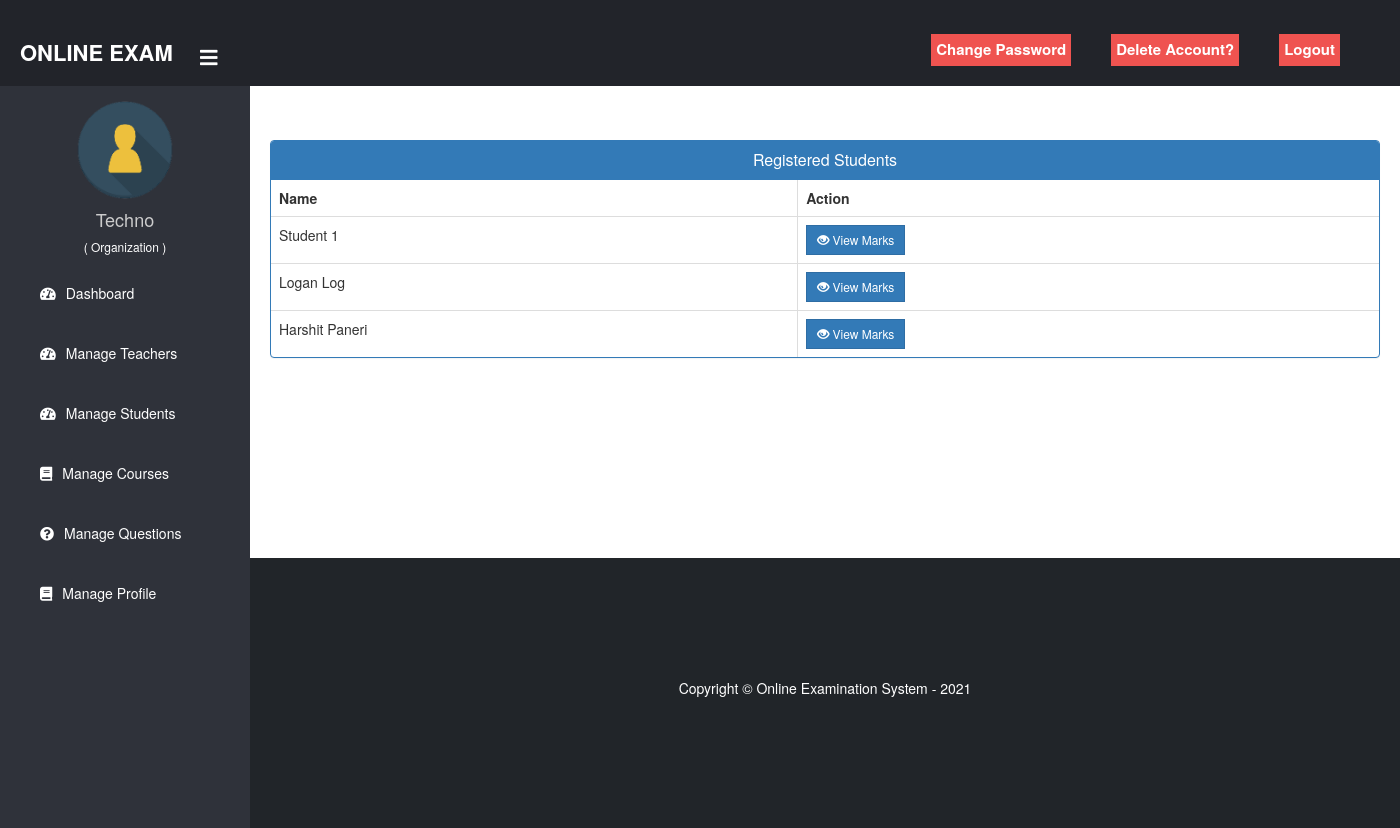
Screenshot of /organization/organization-view-student-marks (signed in) with the database file from the repository.
### student/models.py (models this page shows, shortened)
class Student(models.Model):
    user=models.OneToOneField(User,on_delete=models.CASCADE)
    address = models.CharField(max_length=40)
    mobile = models.CharField(max_length=20,null=False)
    organization = models.ForeignKey(Organization,on_delete=models.CASCADE)
    @property
    def get_name(self):
        return self.user.first_name+" "+self.user.last_name

### organization/views.py (the view)
# urls.py: path('organization-view-student-marks', views.organization_view_student_marks_view,name='organization-view-student-marks'),
@login_required(login_url="organizationlogin")
@user_passes_test(is_organization)
def organization_view_student_marks_view(request):
    organization = OMODEL.Organization.objects.get(user=request.user)
    students = SMODEL.Student.objects.filter(organization=organization)
    return render(
        request,
        "organization/organization_view_student_marks.html",
        {"students": students},
    )

### organization/views.py (called while the page is built)
def is_organization(user):
    return user.groups.filter(name="ORGANIZATION").exists()

### templates/organization/organization_view_student_marks.html (shortened to what this page needs)
{% extends 'organization/organizationbase.html' %}
{% block content %}
{%load static%}
<head>
  <link href="//netdna.bootstrapcdn.com/bootstrap/3.0.0/css/bootstrap.min.css" rel="stylesheet" id="bootstrap-css">
</head>
<br><br>
<div class="container">
  <div class="panel panel-primary">
    <div class="panel-heading">
      <h6 class="panel-title">Registered Students</h6>
    </div>
    <table class="table table-hover table-bordered" id="dev-table">
      <thead>
        <tr>
          <th>Name</th>
          <th>Action</th>
        </tr>
      </thead>
      {% for t in students %}
      <tr>
        <td> {{t.get_name}}</td>
        <td><a class="btn btn-primary btn-sm" style="border-radius: 0%;" href="{% url 'organization-view-marks' t.user_id  %}"><span class="glyphicon glyphicon-eye-open"></span> View Marks</a></td>
      </tr>
      {% endfor %}
    </table>
  </div>
</div>
<br><br><br><br><br><br>
{% endblock content %}

### templates/organization/organizationbase.html (shortened to what this page needs)
<!DOCTYPE html>
{% load static %}
<html lang="en" dir="ltr">
<head>
     <link rel="stylesheet" href="https://cdn.jsdelivr.net/npm/bootstrap@4.0.0/dist/css/bootstrap.min.css">
     <link rel="stylesheet" href="https://cdn.jsdelivr.net/npm/bootstrap@4.0.0/dist/css/bootstrap.min.css"
>
  <link rel="stylesheet" href="https://cdnjs.cloudflare.com/ajax/libs/font-awesome/5.12.1/css/all.min.css">
</head>
<body>
  <header>
    <label for="check">
      <i style="left: 200px;margin-top: 17px;"class="fas fa-bars" id="sidebar_btn"></i>
    </label>
    <div class="left_area">
      <h3>Online Exam</h3>
    </div>
    <div class="d-flex flex-row justify-content-end">
      <div class="">
        <a href="/password-reset" class="logout_btn" style="border-radius:0px;">Change Password</a>
      </div>
      <div class="">
        <a href="/delete-account" class="logout_btn" style="border-radius:0px;">Delete Account?</a>
      </div>
      <div class="">
        <a href="/logout" class="logout_btn" style="border-radius:0px;">Logout</a>
      </div>
  </header>
  <div class="sidebar">
    <center>
      <img src="{% static "image/teacher.png" %}" class="profile_image" alt="">
      <h4>{{request.user.first_name}}</h4>
      <h6 style="color: rgb(255, 255, 255);">( Organization )</h6>
    </center>
    <a href="/organization/organization-dashboard"><i class="fas fa-tachometer-alt"></i><span>Dashboard</span></a>
    <a href="/organization/organization-teacher"><i class="fas fa-tachometer-alt"></i><span>Manage Teachers</span></a>
    <a href="/organization/organization-student"><i class="fas fa-tachometer-alt"></i><span>Manage Students</span></a>
    <a href="/organization/organization-view-course"><i class="fas fa-book"></i><span>Manage Courses</span></a>
    <a href="/organization/organization-question"><i class="fas fa-question-circle"></i><span>Manage Questions</span></a>
    <a href="/organization/organization-profile"><i class="fas fa-book"></i><span>Manage Profile</span></a>
  </div>
  <div class="content">
    <br><br><br><br><br>
    {% block content %}
    {% endblock content %}
    <br><br><br>
    {% include "exam/footer.html" %}
  </div>
</body>
</html>

### templates/organization/organizationbase.html (style rules this page uses)
a:link { text-decoration: none; }
body { margin: 0; padding: 0; font-family: "Gill Sans", sans-serif;; }
header { position: fixed; background: #22242A; padding: 20px; width: 100%; z-index: 1; }
.left_area h3 { color: #fff; margin: 0px; text-transform: uppercase; font-size: 22px; font-weight: 900; }
.logout_btn { padding: 5px; background:#ef5350; text-decoration: none; float: right; margin-top: -30px; margin-right: 40px; border-radius: 2px; font-size: 15px; font-weight: 600; color: #fff; transition: 0.5s; }
.sidebar { background: #2f323a; margin-top: 70px; padding-top: 30px; position: fixed; left: 0; width: 250px; height: 100%; transition: 0.5s; transition-property: left; }
.sidebar .profile_image { width: 100px; height: 100px; border-radius: 100px; margin-bottom: 10px; }
.sidebar h4 { color: #ccc; margin-top: 0; }
.sidebar a { color: #fff; display: block; width: 100%; line-height: 60px; text-decoration: none; padding-left: 40px; box-sizing: border-box; transition: 0.5s; }
.sidebar i { padding-right: 10px; }
label #sidebar_btn { z-index: 1; color: #fff; position: fixed; cursor: pointer; left: 300px; font-size: 20px; margin: 5px 0; transition: 0.5s; transition-property: color; }
.content { margin-left: 250px; background-position: center; background-size: cover; height: 100vh; transition: 0.5s; }

### templates/organization/organization_view_student_marks.html (style rules this page uses)
a:link { text-decoration: none; }
h6 { text-align: center; }

### templates/exam/footer.html (style rules this page uses)
body { min-height: 100vh; display: flex; flex-direction: column; }

### rows the page displays
Student: get_name "Student 1"
Student: get_name "Logan Log"
Student: get_name "Harshit Paneri"

### other values shown
{{ request.user.first_name }} "Techno"
